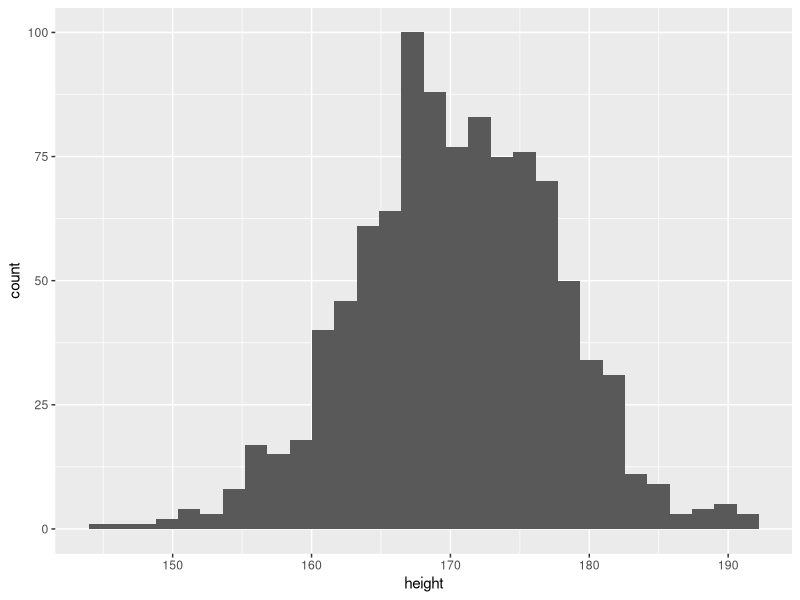
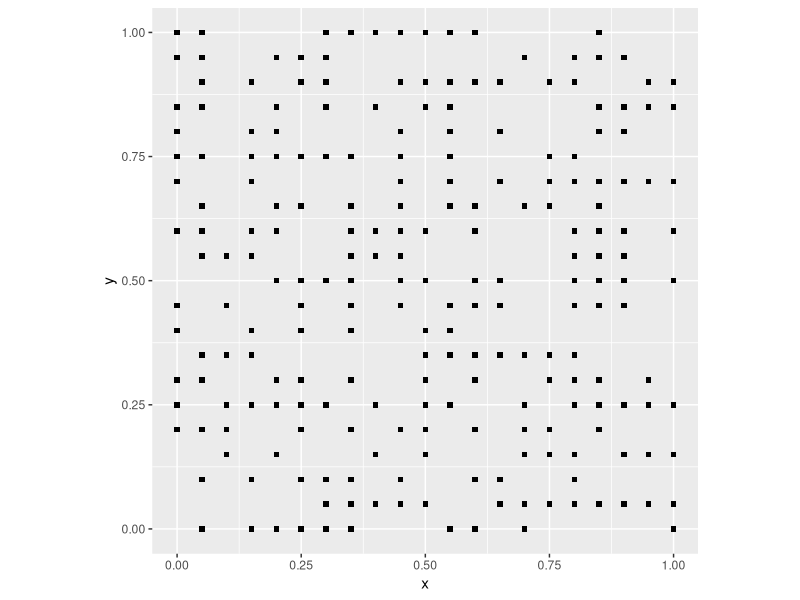
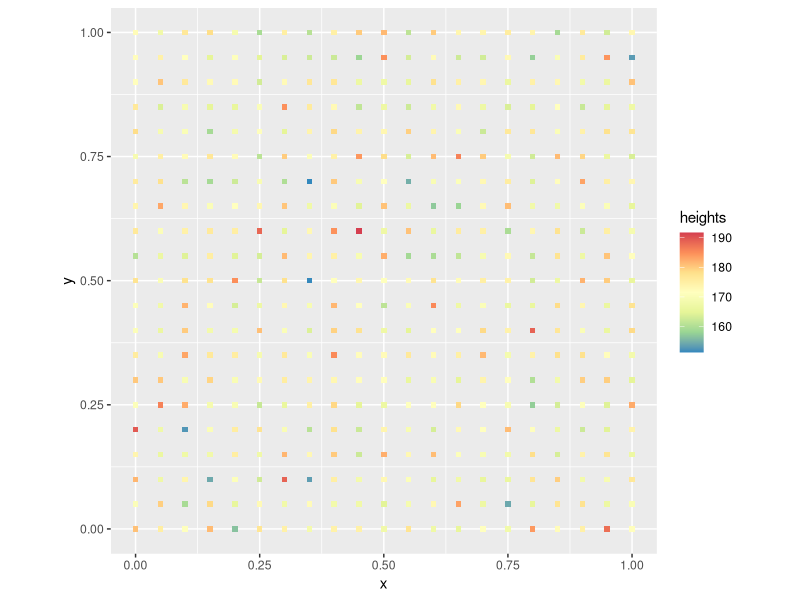
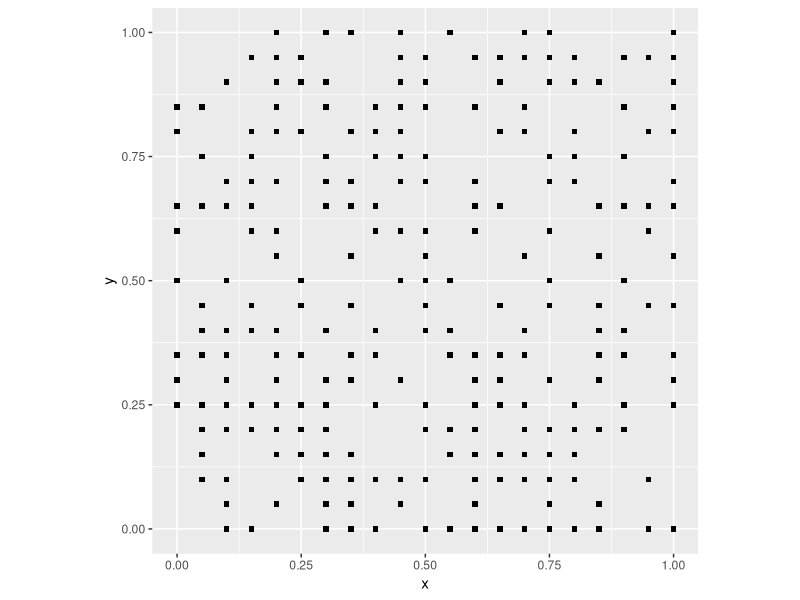
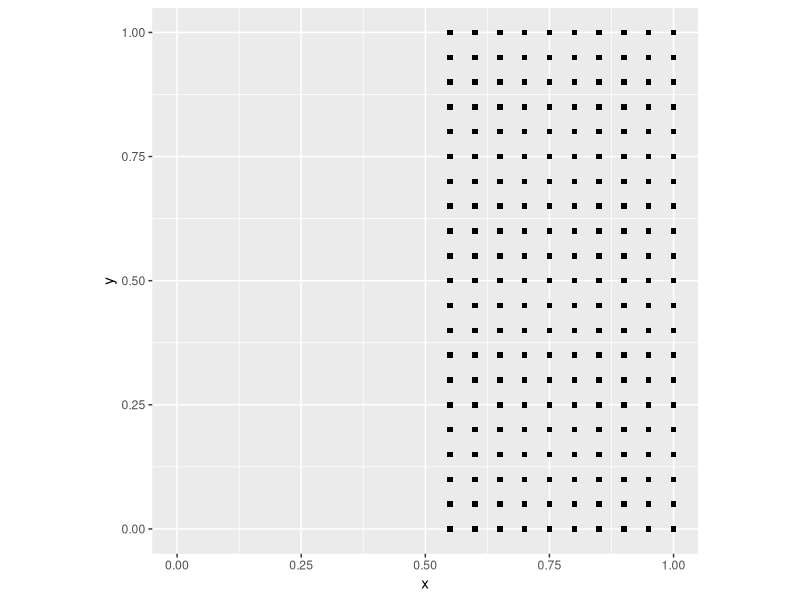
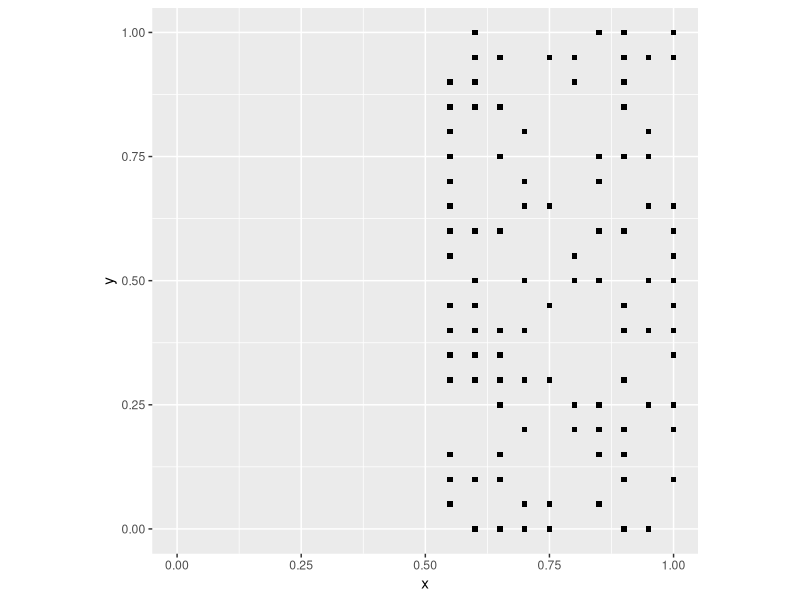
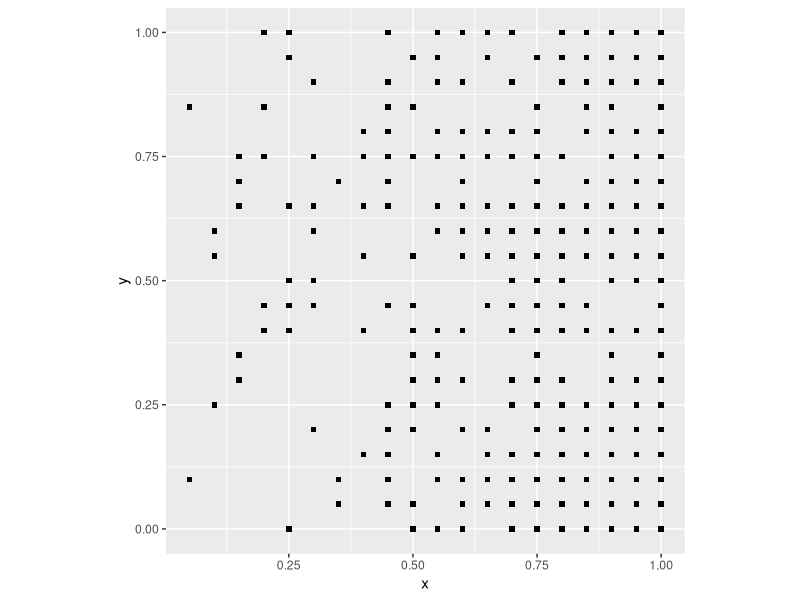
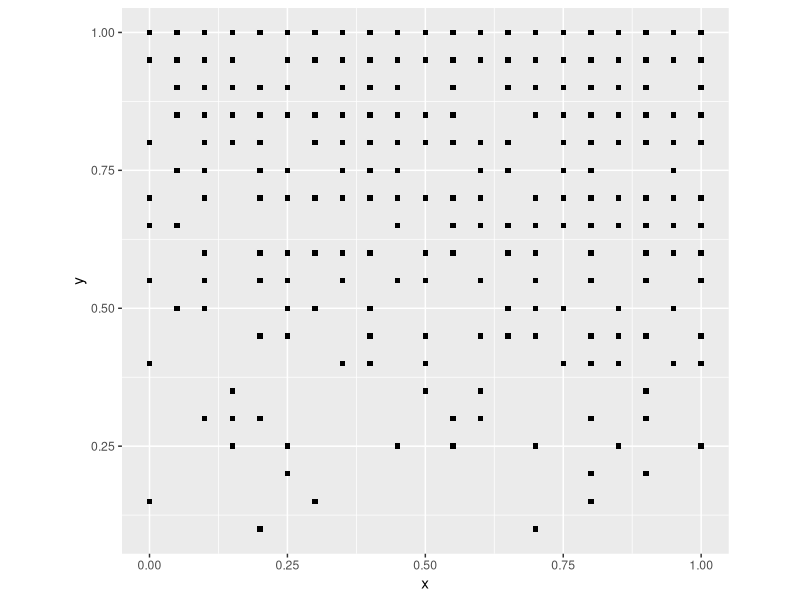

Generate these figures, in order, with R:
## ---- chunk 1
rm(list = ls())
## ---- chunk 2
library(tidyverse)
## ---- chunk 3
#This function simulates the outcome of flipping a coin. 
# Here, we are simulating the result for flipping heads, 
# which has a probability of 0.5. The value of `n` is the 
# number of experiments and `size` is the number of trials 
# in each experiment 
rbinom(n = 1, 
       size = 1, 
       prob = 0.5)
## ---- chunk 4
n <- 1000 # Number of people tossing the coin one time.
coin_flips <- rbinom(n = n, 
                     size = 1, 
                     prob = 0.5)
sum(coin_flips)/n
## ---- chunk 5
# This function generates random numbers based on 
# the normal distribution conditional on the given 
# arguments, i.e., the mean and the standard deviation `sd`. 
rnorm(1, 
      mean = 0, 
      sd = 1)
## ---- chunk 6
rnorm(1, 
      mean = 170.7, 
      sd = 7)
## ---- chunk 7
#Creating a data frame using the random numbers generated 
# from n=1000 people. The results in the data frame are then 
# plotted using ggplot. The end result is a distribution of 
# heights of 1000 men. You are able to see which heights are 
# most common out of the sample.
n <- 1000
height <- rnorm(n, 
                mean = 170.7, 
                sd = 7)
height <- data.frame(height)

# `geom_histogram()` is a geometric object in `ggplot2` that 
# represents the frequency of values in a vector as a bar chart
ggplot(data = height, 
       aes(x = height)) + 
  geom_histogram()
## ---- chunk 8
# expand.grid created a set of coordinates by obtaining 
# all the combinations of the input variables. Here, our 
# landscape ranges in the x-axis from 0 to 1, increasing 
# by 0.05, and the y-axis also from 0 to 1, increasing by 0.05
coords <- expand.grid(x = seq(from = 0, 
                              to = 1, 
                              by = 0.05),
                      y = seq(from = 0, 
                              to = 1, 
                              by = 0.05))
## ---- chunk 9
# `nrow()` returns the number of rows that are present 
# in a data frame. Here, it returns the number of rows 
# in the data frame `coords` 
events <- rbinom(n = nrow(coords), 
                 size = 1, 
                 prob = 0.5)
## ---- chunk 10
# `data.frame()` collects the inputs in a data frame;
# they must have the same number of rows
null_pattern <- data.frame(coords, 
                           events)
## ---- chunk 11
ggplot() + 
  geom_point(data = filter(null_pattern, 
                           events == 1), 
             aes(x = x, 
                 y = y), 
             shape = 15) +
  coord_fixed()
## ---- chunk 12
#heights will be random numbers generated based on 
# the average height of men, 7 standard deviations, 
# and the null landscape "coords" created previously.
heights <- rnorm(n = nrow(coords), 
                 mean = 170.7, 
                 sd = 7)
## ---- chunk 13
null_trend <- data.frame(coords, 
                         heights)
## ---- chunk 14
# Our plot is created based on the dataframe of coords and heights. 
# The value of `x` is plotted to the x-axis, the value of `y` is plotted 
# to the y-axis, and the color of the points depends on the values of 
# `heights`. We can change the _scale_ of colors by means of 
# `scale_color_distiller()`. There, palette `spectral` associates higher 
# values of `heights` as red (taller men), while lower values of `heights` 
# (i.e., shorter men) are appear in blue. More generally, we can control 
# the scale of aesthetic aspects of the plot by means of scale_*something* 
# (scale_shape, scale_size, etc.) 
ggplot() + 
  geom_point(data = null_trend, 
             aes(x = x, 
                 y = y, 
                 color = heights), 
             shape = 15) +
  scale_color_distiller(palette = "Spectral") +
  coord_fixed()
## ---- chunk 15
# Remember that `expand.grid()` will find all combinations of values in the inputs
coords <- expand.grid(x = seq(from = 0, 
                              to = 1, 
                              by = 0.05), 
                      y = seq(from = 0, 
                              to = 1, 
                              by = 0.05))
## ---- chunk 16
# Create a random variable and join to the coordinates to generate a null landscape
events <- rbinom(n = nrow(coords), 
                 size = 1, 
                 prob = 0.5)
null_pattern <- data.frame(coords, 
                           events)

# Plot the null landscape you just created
ggplot() + 
  geom_point(data = subset(null_pattern, 
                           events == 1), 
             aes(x = x, 
                 y = y), 
             shape = 15) +
  coord_fixed()
## ---- chunk 17
# Copy the coordinates to a new object
deterministic_point_pattern <- coords

# `mutate()` adds new variables to a data frame while preserving 
# existing variables. Here, we create a new column in our data frame, 
# called `events` that will take the value of `x` (the position of an 
# observation along the x-axis) and will `round()` it, i.e., if it is 
# less than 0.5 it will round it to zero, and if it is equal to or 
# greater than 0.5 it will round to 1
deterministic_point_pattern <- mutate(deterministic_point_pattern, 
                                      events = round(x))

# Plot the new landscape: `filter()` keeps the rows in a dataframe 
# that meet a condition (for example, that the value of `events` is 1),
# and discards the rest
ggplot() + 
  geom_point(data = filter(deterministic_point_pattern, 
                           events == 1), 
             aes(x = x, 
                 y = y), 
             shape = 15) +
  xlim(0, 1) +
  coord_fixed()
## ---- chunk 18
# Copy the coordinates to a new object 
stochastic_point_pattern <- coords

# Here, we combine the function `round()`, which is deterministic operation, 
# and `rbinom()` to generate a random number
stochastic_point_pattern <- 
  mutate(stochastic_point_pattern, 
         events = round(x) - round(x) * rbinom(n = nrow(coords), 
                                               size = 1, 
                                               prob = 0.5))

# Plot the new landscape
ggplot() + 
  geom_point(data = subset(stochastic_point_pattern,
                           events == 1), 
             aes(x = x, 
                 y = y), 
             shape = 15) +
  xlim(0, 1) +
  coord_fixed()
## ---- chunk 19
# Copy the coordinates to a new object, called `pattern1`
pattern1 <- coords
## ---- chunk 20
# Remember, mutate adds a new column to a data frame. In this 
# example, mutate creates a new column, `events` using random
# binomial values; however, notice that the `prob` is not 0.5! 
# Instead, it depends on `x` the position of the event on the x-axis 
pattern1 <- mutate(pattern1, 
                   events = rbinom(n = nrow(pattern1), 
                                   size = 1, 
                                   prob = (x)))
## ---- chunk 21
ggplot() + 
  geom_point(data = subset(pattern1, 
                           events == 1), 
             aes(x = x, 
                 y = y), 
             shape = 15) +
  coord_fixed()
## ---- chunk 22
# Overwrite the `events`, now the probability of success 
# in the random binomial number generator is a function of 
# `y`, the position of the event on the y-axis 
pattern1 <- mutate(pattern1, 
                   events = rbinom(n = nrow(pattern1), 
                                   size = 1, 
                                   prob = (y)))

# Plot the new events
ggplot() + 
  geom_point(data = subset(pattern1, 
                           events == 1), 
             aes(x = x, 
                 y = y), 
             shape = 15) +
  coord_fixed()
## ---- chunk 23
# Now the probability is the product of `x` and `y`
pattern1 <- mutate(pattern1, 
                   events = rbinom(n = nrow(pattern1), 
                                   size = 1, 
                                   prob = (x * y)))

# Plot
ggplot() + 
  geom_point(data = subset(pattern1, 
                           events == 1), 
             aes(x = x, 
                 y = y), 
             shape = 15) +
  coord_fixed()
## ---- chunk 24
# Copy the coordinates to the object `pattern1`
pattern1 <- coords

# In this case, `mutate()` creates a new variable, `distance`, 
# which is the straight line distance from the center of the 
# region (at coordinates x = 0.5 and y = 0.5). Now the probability 
# of success in the random binomial number generator depends on this `distance` 
pattern1 <- mutate(pattern1, 
                   distance = sqrt((0.5 - x)^2 + (0.5 - y)^2), 
                   events = rbinom(n = nrow(pattern1), 
                                   size = 1, 
                                   prob = 1 - exp(-0.5 * distance)))
## ---- chunk 25
ggplot() + 
  geom_point(data = subset(pattern1, 
                           events == 1), 
             aes(x = x, 
                 y = y), 
             shape = 15) +
  coord_fixed()
## ---- chunk 26
trend1 <- coords
## ---- chunk 27
trend1 <- mutate(trend1,
                 heights = 160 + 20 * y  + rnorm(n = nrow(pattern1), 
                                                 mean = 0, 
                                                 sd = 7))
## ---- chunk 28
ggplot() + 
  geom_point(data = trend1, aes(x = x, 
                                y = y, 
                                color = heights), 
             shape = 15) +
  scale_color_distiller(palette = "Spectral") +
  coord_fixed()
